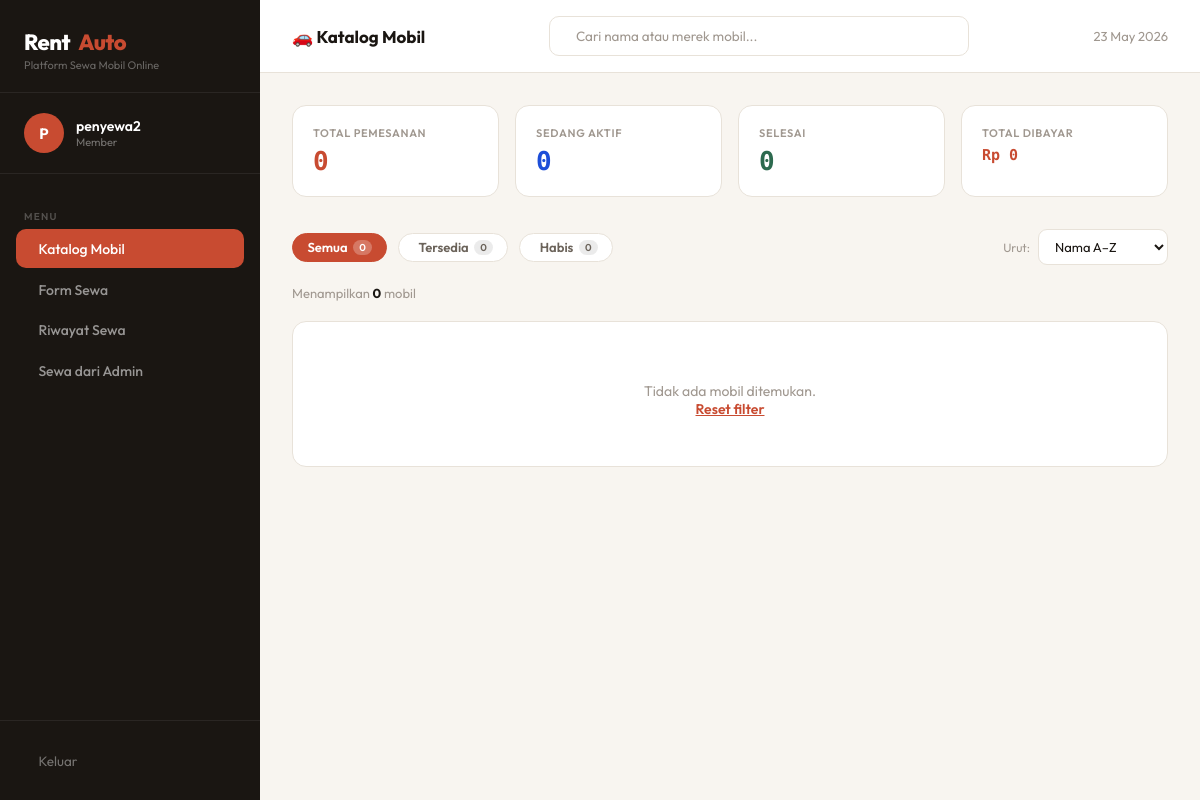
/dasboard.php (signed in), run on an earlier commit of the app's database.
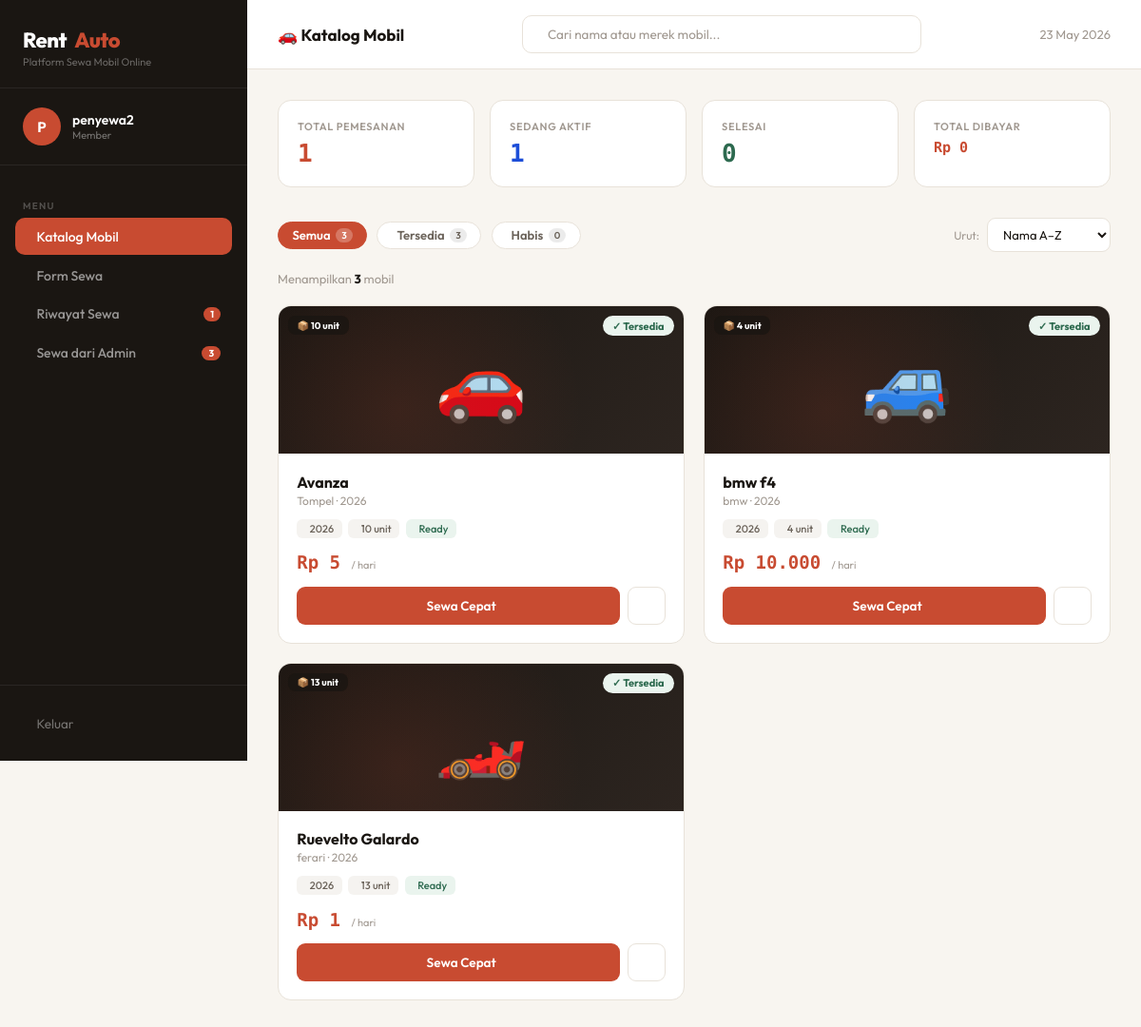
And on a later commit of the database.
### tables this page shows
CREATE TABLE `mobil` (
  `id_mobil` int(11) NOT NULL,
  `nama_mobil` varchar(100) DEFAULT NULL,
  `merek` varchar(100) DEFAULT NULL,
  `tahun` year(4) DEFAULT NULL,
  `harga_per_hari` decimal(15,2) DEFAULT NULL,
  `stok` int(11) DEFAULT 1,
  `status` enum('tersedia','habis') DEFAULT 'tersedia'
);

### dasboard.php (the view, shortened to what this page needs)
<?php
$conn = mysqli_connect("localhost", "root", "zwei1", "rental_mobil");
$id_user = $_SESSION['id_user'];
mysqli_query($conn, "CREATE TABLE IF NOT EXISTS mobil (
    id_mobil INT AUTO_INCREMENT PRIMARY KEY, nama_mobil VARCHAR(100), merek VARCHAR(100),
    tahun INT, harga_per_hari DECIMAL(15,2), stok INT DEFAULT 1,
    status ENUM('tersedia','habis') DEFAULT 'tersedia')");
mysqli_query($conn, "CREATE TABLE IF NOT EXISTS penyewa (
    id_penyewa INT AUTO_INCREMENT PRIMARY KEY, nama_penyewa VARCHAR(100),
    no_hp VARCHAR(20), alamat TEXT, nik VARCHAR(20),
    created_at TIMESTAMP DEFAULT CURRENT_TIMESTAMP)");
mysqli_query($conn, "CREATE TABLE IF NOT EXISTS sewa (
    id_sewa INT AUTO_INCREMENT PRIMARY KEY, id_user INT, id_mobil INT, id_penyewa INT,
    tgl_mulai DATE, tgl_selesai DATE, total_hari INT, total_bayar DECIMAL(15,2),
    status ENUM('aktif','selesai','dibatalkan') DEFAULT 'aktif',
    created_at TIMESTAMP DEFAULT CURRENT_TIMESTAMP)");
mysqli_query($conn, "DROP PROCEDURE IF EXISTS proc_tambah_sewa");
mysqli_query($conn, "CREATE PROCEDURE proc_tambah_sewa(
    IN p_id_user INT, IN p_id_mobil INT, IN p_id_penyewa INT, IN p_tgl_mulai DATE, IN p_tgl_selesai DATE)
BEGIN
    DECLARE v_harga DECIMAL(15,2); DECLARE v_stok INT;
    DECLARE v_hari INT; DECLARE v_total DECIMAL(15,2);
    SELECT harga_per_hari, stok INTO v_harga, v_stok FROM mobil WHERE id_mobil = p_id_mobil;
    SET v_hari = DATEDIFF(p_tgl_selesai, p_tgl_mulai);
    SET v_total = v_harga * v_hari;
    IF v_stok > 0 THEN
        INSERT INTO sewa (id_user, id_mobil, id_penyewa, tgl_mulai, tgl_selesai, total_hari, total_bayar)
        VALUES (p_id_user, p_id_mobil, p_id_penyewa, p_tgl_mulai, p_tgl_selesai, v_hari, v_total);
        UPDATE mobil SET stok = stok - 1 WHERE id_mobil = p_id_mobil;
        UPDATE mobil SET status = IF(stok <= 0, 'habis', 'tersedia') WHERE id_mobil = p_id_mobil;
    END IF;
END");
$tab = isset($_GET['tab']) ? $_GET['tab'] : 'catalog';
$search_q  = isset($_GET['q']) ? mysqli_real_escape_string($conn, $_GET['q']) : '';
$filter_st = isset($_GET['filter']) ? $_GET['filter'] : 'semua';
$sort_by   = isset($_GET['sort']) ? $_GET['sort'] : 'nama';
$where_catalog = "WHERE 1=1";
$order_catalog = "ORDER BY ";
if ($sort_by=='harga_asc')  $order_catalog .= "harga_per_hari ASC";
elseif ($sort_by=='harga_desc') $order_catalog .= "harga_per_hari DESC";
elseif ($sort_by=='tahun')  $order_catalog .= "tahun DESC";
else $order_catalog .= "nama_mobil ASC";
$daftar_mobil   = mysqli_query($conn, "SELECT * FROM mobil $where_catalog $order_catalog");
$total_katalog  = mysqli_num_rows($daftar_mobil);
$stat_tersedia_count = mysqli_fetch_assoc(mysqli_query($conn, "SELECT COUNT(*) c FROM mobil WHERE status='tersedia' AND stok>0"))['c'];
$stat_habis_count    = mysqli_fetch_assoc(mysqli_query($conn, "SELECT COUNT(*) c FROM mobil WHERE status='habis' OR stok<=0"))['c'];
$stat_semua_count    = mysqli_fetch_assoc(mysqli_query($conn, "SELECT COUNT(*) c FROM mobil"))['c'];
$stat_total   = mysqli_fetch_assoc(mysqli_query($conn, "SELECT COUNT(*) c FROM sewa WHERE id_user=$id_user"))['c'];
$stat_aktif   = mysqli_fetch_assoc(mysqli_query($conn, "SELECT COUNT(*) c FROM sewa WHERE id_user=$id_user AND status='aktif'"))['c'];
$stat_selesai = mysqli_fetch_assoc(mysqli_query($conn, "SELECT COUNT(*) c FROM sewa WHERE id_user=$id_user AND status='selesai'"))['c'];
$stat_bayar   = mysqli_fetch_assoc(mysqli_query($conn, "SELECT SUM(total_bayar) t FROM sewa WHERE id_user=$id_user AND status='selesai'"))['t'] ?? 0;
$sewa_dari_admin = mysqli_query($conn, "
    SELECT s.*, m.nama_mobil, m.merek, m.harga_per_hari, p.nama_penyewa, p.no_hp,
           u.username AS dibuat_oleh
    FROM sewa s JOIN mobil m ON s.id_mobil=m.id_mobil JOIN penyewa p ON s.id_penyewa=p.id_penyewa
    LEFT JOIN user u ON s.id_user=u.id_user
    WHERE u.role='admin' ORDER BY s.created_at DESC");
$jumlah_sewa_admin = mysqli_num_rows($sewa_dari_admin);
?>
<!DOCTYPE html>
<html lang="id">
<head>
  <link rel="stylesheet" href="https://cdn.jsdelivr.net/npm/@tabler/icons-webfont@latest/tabler-icons.min.css">
</head>
<body>
<aside class="sidebar">
  <div class="sidebar-brand">
    <div class="brand-logo">Rent<span class="brand-dot">Auto</span></div>
    <div class="brand-tagline">Platform Sewa Mobil Online</div>
  </div>
  <div class="sidebar-user">
    <div class="user-av"><?= strtoupper(substr($_SESSION['username'],0,1)) ?></div>
    <div>
      <div class="user-nm"><?= htmlspecialchars($_SESSION['username']) ?></div>
      <div class="user-rl">Member</div>
    </div>
  </div>
  <nav class="sidebar-nav">
    <div class="nav-label">Menu</div>
    <a href="?tab=catalog" class="nav-item <?= $tab=='catalog'?'active':'' ?>">
      <i class="ti ti-car"></i> Katalog Mobil
    </a>
    <a href="?tab=sewa" class="nav-item <?= $tab=='sewa'?'active':'' ?>">
      <i class="ti ti-file-plus"></i> Form Sewa
    </a>
    <a href="?tab=riwayat" class="nav-item <?= $tab=='riwayat'?'active':'' ?>">
      <i class="ti ti-clock-history"></i> Riwayat Sewa
      <?php if($stat_aktif>0): ?><span class="nav-badge"><?=$stat_aktif?></span><?php endif;?>
    </a>
    <a href="?tab=sewa_admin" class="nav-item <?= $tab=='sewa_admin'?'active':'' ?>">
      <i class="ti ti-shield-check"></i> Sewa dari Admin
      <?php if($jumlah_sewa_admin>0): ?><span class="nav-badge"><?=$jumlah_sewa_admin?></span><?php endif;?>
    </a>
  </nav>
  <div class="sidebar-footer">
    <a href="?logout=1" class="logout-link"><i class="ti ti-logout"></i> Keluar</a>
  </div>
</aside>
<main class="main">
  <div class="topbar">
    <div class="page-ttl">
      <?php
        if ($tab=='catalog')    echo '🚗 Katalog Mobil';
        elseif ($tab=='sewa')   echo '📋 Form Sewa Mobil';
        elseif ($tab=='riwayat')echo '🕐 Riwayat Sewa';
        else                    echo '🛡️ Sewa dari Admin';
      ?>
    </div>
    <?php if($tab=='catalog'): ?>
    <form method="GET" action="" style="display:flex;align-items:center;gap:.65rem;flex:1;max-width:420px;margin:0 1.5rem;">
      <div class="search-bar" style="flex:1;max-width:100%;">
        <input type="text" name="q" placeholder="Cari nama atau merek mobil..." value="<?= htmlspecialchars($search_q) ?>">
      </div>
    </form>
    <?php endif; ?>
    <div style="font-size:13px;color:var(--muted);white-space:nowrap;"><i class="ti ti-calendar"></i> <?= date('d M Y') ?></div>
  </div>
  <div class="content">
    <div class="stats-row">
      <div class="stat-box red">
        <div class="stat-box-label">Total Pemesanan</div>
        <div class="stat-box-val"><?= $stat_total ?></div>
      </div>
      <div class="stat-box blue">
        <div class="stat-box-label">Sedang Aktif</div>
        <div class="stat-box-val"><?= $stat_aktif ?></div>
      </div>
      <div class="stat-box green">
        <div class="stat-box-label">Selesai</div>
        <div class="stat-box-val"><?= $stat_selesai ?></div>
      </div>
      <div class="stat-box">
        <div class="stat-box-label">Total Dibayar</div>
        <div class="stat-box-val" style="font-size:15px;color:var(--accent);">Rp <?= number_format($stat_bayar,0,',','.') ?></div>
      </div>
    </div>
    <div class="tab-content <?= $tab=='catalog'?'active':'' ?>">
      <div class="filter-row">
        <a href="?tab=catalog&filter=semua&sort=<?=$sort_by?>&q=<?=urlencode($search_q)?>" class="chip <?= $filter_st=='semua'?'active':'' ?>">
          Semua <span class="chip-count"><?= $stat_semua_count ?></span>
        </a>
        <a href="?tab=catalog&filter=tersedia&sort=<?=$sort_by?>&q=<?=urlencode($search_q)?>" class="chip <?= $filter_st=='tersedia'?'active':'' ?>">
          <i class="ti ti-check" style="font-size:12px;"></i> Tersedia <span class="chip-count"><?= $stat_tersedia_count ?></span>
        </a>
        <a href="?tab=catalog&filter=habis&sort=<?=$sort_by?>&q=<?=urlencode($search_q)?>" class="chip <?= $filter_st=='habis'?'active':'' ?>">
          <i class="ti ti-ban" style="font-size:12px;"></i> Habis <span class="chip-count"><?= $stat_habis_count ?></span>
        </a>
        <div style="margin-left:auto;display:flex;align-items:center;gap:.5rem;">
          <span style="font-size:12px;color:var(--muted);">Urut:</span>
          <select class="sort-select" onchange="applySort(this.value)">
            <option value="nama"       <?= $sort_by=='nama'?'selected':'' ?>>Nama A–Z</option>
          </select>
        </div>
      </div>
      <div class="result-info">
        Menampilkan <strong><?= $total_katalog ?></strong> mobil
      </div>
      <?php if ($total_katalog == 0): ?>
      <div class="section-card">
        <div class="empty-state">
          <p>Tidak ada mobil ditemukan.<br>
          <a href="?tab=catalog" style="color:var(--accent);font-weight:600;">Reset filter</a></p>
        </div>
      </div>
      <?php else: ?>
      <div class="catalog-grid">
        <?php
        $icons_c = ['🚗','🚙','🏎️','🚕','🛻','🚐']; $ci=0;
        while($m = mysqli_fetch_assoc($daftar_mobil)):
          $ic = $icons_c[$ci % count($icons_c)]; $ci++;
          $ok = ($m['status']=='tersedia' && $m['stok']>0);
        ?>
        <div class="car-card <?= !$ok?'unavailable':'' ?>">
          <div class="car-img">
            <?= $ic ?>
            <span class="stok-pill">📦 <?= $m['stok'] ?> unit</span>
            <span class="car-badge <?= $ok?'avail':'unavail' ?>"><?= $ok?'✓ Tersedia':'✗ Habis' ?></span>
          </div>
          <div class="car-body">
            <div class="car-name"><?= htmlspecialchars($m['nama_mobil']) ?></div>
            <div class="car-meta"><?= htmlspecialchars($m['merek']) ?> · <?= $m['tahun'] ?></div>
            <div class="car-specs">
              <span class="spec-tag"><i class="ti ti-calendar"></i> <?= $m['tahun'] ?></span>
              <span class="spec-tag"><i class="ti ti-stack-2"></i> <?= $m['stok'] ?> unit</span>
              <?php if($ok): ?>
              <span class="spec-tag" style="background:var(--green-bg);color:var(--green);"><i class="ti ti-circle-check"></i> Ready</span>
              <?php else: ?>
              <span class="spec-tag" style="background:var(--red-bg);color:var(--red);"><i class="ti ti-circle-x"></i> Kosong</span>
              <?php endif;?>
            </div>
            <div class="car-price">Rp <?= number_format($m['harga_per_hari'],0,',','.') ?> <span>/ hari</span></div>
            <div class="car-actions">
              <?php if($ok): ?>
              <button class="btn btn-primary"
                onclick="openQuickModal(<?=$m['id_mobil']?>,'<?=addslashes($m['nama_mobil'])?>','<?=addslashes($m['merek'])?>',<?=$m['tahun']?>,<?=$m['harga_per_hari']?>,<?=$m['stok']?>, '<?=$ic?>')">
                <i class="ti ti-car"></i> Sewa Cepat
              </button>
              <a href="?tab=sewa&sewa=<?=$m['id_mobil']?>" class="btn btn-icon btn-outline" title="Form Sewa Lengkap">
              </a>
              <?php else: ?>
              <button class="btn btn-disabled" disabled><i class="ti ti-ban"></i> Tidak Tersedia</button>
              <?php endif;?>
            </div>
          </div>
        </div>
        <?php endwhile; ?>
      </div>
      <?php endif; ?>
    </div>
  </div>
</main>
</body>
</html>

What changed in the data, as far as the page shows it:
added mobil: ic "🚗", stok "10", status "✓ Tersedia", nama_mobil "Avanza", merek "Tompel", tahun "2026", harga_per_hari "5"
added mobil: ic "🚙", stok "4", status "✓ Tersedia", nama_mobil "bmw f4", merek "bmw", tahun "2026", harga_per_hari "10.000"
added mobil: ic "🏎️", stok "13", status "✓ Tersedia", nama_mobil "Ruevelto Galardo", merek "ferari", tahun "2026", harga_per_hari "1"
Also different on the page:
$stat_aktif: (not shown) → "1"
$jumlah_sewa_admin: (not shown) → "3"
$stat_total: "0" → "1"
$stat_aktif: "0" → "1"
$stat_semua_count: "0" → "3"
$stat_tersedia_count: "0" → "3"
$total_katalog: "0" → "3"
text no longer shown: "Tidak ada mobil ditemukan. Reset filter"
